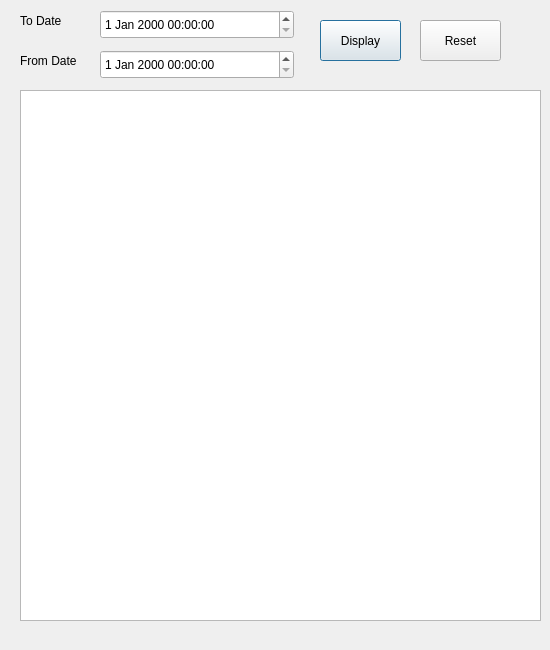
<?xml version="1.0" encoding="UTF-8"?>
<ui version="4.0">
 <class>DisplayAllTask</class>
 <widget class="QDialog" name="DisplayAllTask">
  <property name="geometry">
   <rect>
    <x>0</x>
    <y>0</y>
    <width>550</width>
    <height>650</height>
   </rect>
  </property>
  <property name="maximumSize">
   <size>
    <width>550</width>
    <height>650</height>
   </size>
  </property>
  <property name="windowTitle">
   <string>Display All Task</string>
  </property>
  <widget class="QLabel" name="label">
   <property name="geometry">
    <rect>
     <x>20</x>
     <y>10</y>
     <width>63</width>
     <height>21</height>
    </rect>
   </property>
   <property name="text">
    <string>To Date</string>
   </property>
  </widget>
  <widget class="QLabel" name="label_2">
   <property name="geometry">
    <rect>
     <x>20</x>
     <y>50</y>
     <width>81</width>
     <height>21</height>
    </rect>
   </property>
   <property name="text">
    <string>From Date</string>
   </property>
  </widget>
  <widget class="QPushButton" name="btnDisplay">
   <property name="geometry">
    <rect>
     <x>320</x>
     <y>20</y>
     <width>81</width>
     <height>41</height>
    </rect>
   </property>
   <property name="text">
    <string>Display</string>
   </property>
  </widget>
  <widget class="QDateTimeEdit" name="dtToDate">
   <property name="geometry">
    <rect>
     <x>100</x>
     <y>10</y>
     <width>194</width>
     <height>29</height>
    </rect>
   </property>
  </widget>
  <widget class="QDateTimeEdit" name="dtFromDate">
   <property name="geometry">
    <rect>
     <x>100</x>
     <y>50</y>
     <width>194</width>
     <height>29</height>
    </rect>
   </property>
  </widget>
  <widget class="QPushButton" name="btnReset">
   <property name="geometry">
    <rect>
     <x>420</x>
     <y>20</y>
     <width>81</width>
     <height>41</height>
    </rect>
   </property>
   <property name="text">
    <string>Reset</string>
   </property>
  </widget>
  <widget class="QTableWidget" name="tableWidget">
   <property name="geometry">
    <rect>
     <x>20</x>
     <y>90</y>
     <width>521</width>
     <height>531</height>
    </rect>
   </property>
  </widget>
 </widget>
 <resources/>
 <connections/>
</ui>
